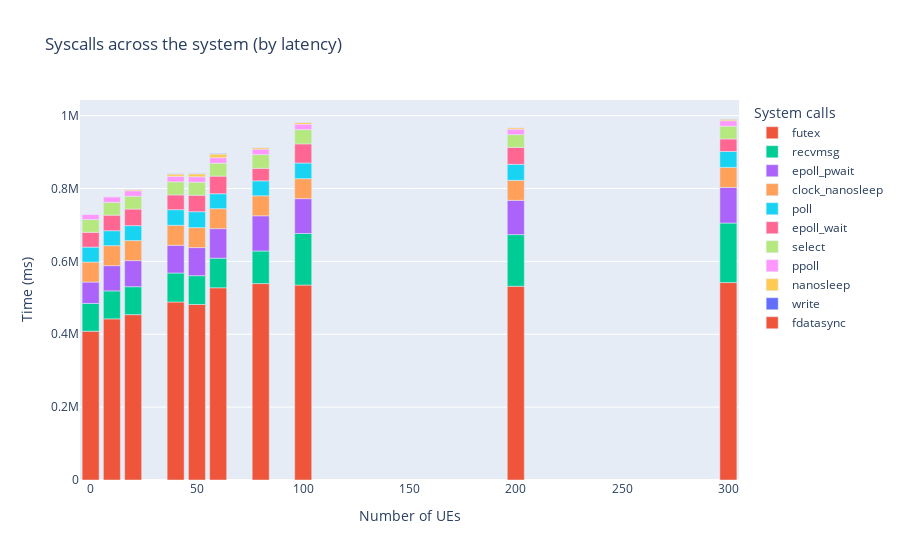
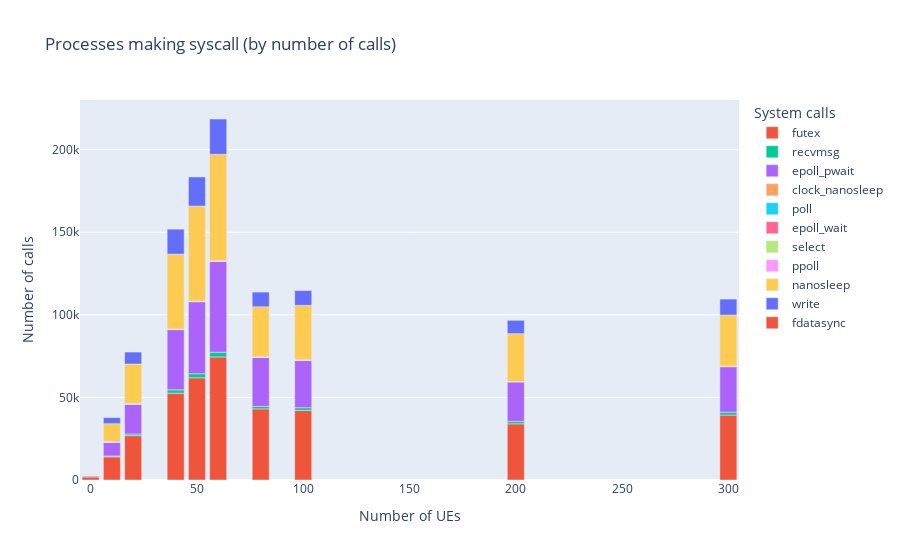

The notebook cell saved with these charts, in order:
### Code cell
syscount_df = spark.read.option("basePath", basePath).json(
f"{basePath}/ues=*/tool=syscount")
syscount_fig = px.bar(syscount_df.toPandas(),
                x="ues", y="time (ms)", color="syscall",
                labels={
                     "ues": "Number of UEs",
                     "time (ms)": "Time (ms)",
                     "syscall": "System calls",
                     "count": "Number of calls",
                     "comm": "Process name"
                 },
                title='Syscalls across the system (by latency)')
# syscount_fig.update_traces(textinfo='value')
# syscount_fig.update_traces(textinfo='time (us)')
syscount_fig.show()
syscount_fig.write_image("images/syscount_fig_m2.medium.jpeg")
sysprocess_count_fig = px.bar(syscount_df.toPandas(),
                x="ues", y="count", color="syscall",
                hover_data=["count", "time (ms)"],
                labels={
                     "ues": "Number of UEs",
                     "time (ms)": "Time (ms)",
                     "syscall": "System calls",
                     "count": "Number of calls",
                     "comm": "Process name"
                },
                title=f'Processes making syscall (by number of calls)')
# sysprocess_count_fig.update_traces(textinfo='value')
sysprocess_count_fig.show()
sysprocess_count_fig.write_image(f"images/syscount_count_fig_m2.medium.jpeg")
with open(html_output_file, 'a') as f:
    f.write('<h2 id="syscall-count"> Syscall counts across the system, with latency information. </h2>')
    f.write('<p>futex: (short for “fast userspace mutex”) is a kernel system call that programmers can use to implement basic locking, \
            or as a building block for higher-level locking abstractions such as semaphores and POSIX mutexes or condition variables \
            A known cause of high futex system calls on VM is high contention on shared-memory resources that causes many threads \
            to wait on futexes <a href="https://access.redhat.com/solutions/534663">source</a>. </p>')
    f.write('<p>o_getevents: system calls are used to read asynchronous I/O events from the completion queue of an AIO context. \
            An AIO context is a data structure that holds information about pending and completed I/O operations \
            <a href="https://linux.die.net/man/2/io_getevents">source</a>. \
            \
            The io_getevents() system call is Linux-specific and hence affects portability of programs.</p>')
    f.write('<p>poll_wait: is a system call that waits for events on an epoll instance, which is a mechanism \
            for monitoring multiple file descriptors for I/O readiness.</p>')
    f.write(syscount_fig.to_html(full_html=False, include_plotlyjs='cdn'))
    f.write(sysprocess_count_fig.to_html(full_html=False, include_plotlyjs='cdn'))

### Figure 1 — Plotly figure (JSON) as saved in the notebook; plotly's stock layout.template omitted (floating-point values rounded to 4 significant figures)
{"data": [{"alignmentgroup": "True", "hovertemplate": "System calls=futex<br>Number of UEs=%{x}<br>Time (ms)=%{y}<extra></extra>", "legendgroup": "futex", "marker": {"color": "#EF553B", "pattern": {"shape": ""}}, "name": "futex", "offsetgroup": "futex", "orientation": "v", "showlegend": true, "textposition": "auto", "type": "bar", "x": [40, 60, 100, 50, 200, 300, 80, 20, 10, 0], "xaxis": "x", "y": [488500.0, 527600.0, 535000.0, 481800.0, 531600.0, 541800.0, 539000.0, 453800.0, 442200.0, 408400.0], "yaxis": "y"}, {"alignmentgroup": "True", "hovertemplate": "System calls=recvmsg<br>Number of UEs=%{x}<br>Time (ms)=%{y}<extra></extra>", "legendgroup": "recvmsg", "marker": {"color": "#00cc96", "pattern": {"shape": ""}}, "name": "recvmsg", "offsetgroup": "recvmsg", "orientation": "v", "showlegend": true, "textposition": "auto", "type": "bar", "x": [40, 60, 100, 50, 200, 300, 80, 20, 10, 0], "xaxis": "x", "y": [79660.0, 81190.0, 141400.0, 78940.0, 141900.0, 163400.0, 89440.0, 76680.0, 76770.0, 76160.0], "yaxis": "y"}, {"alignmentgroup": "True", "hovertemplate": "System calls=epoll_pwait<br>Number of UEs=%{x}<br>Time (ms)=%{y}<extra></extra>", "legendgroup": "epoll_pwait", "marker": {"color": "#ab63fa", "pattern": {"shape": ""}}, "name": "epoll_pwait", "offsetgroup": "epoll_pwait", "orientation": "v", "showlegend": true, "textposition": "auto", "type": "bar", "x": [40, 60, 100, 50, 200, 300, 80, 20, 10, 0], "xaxis": "x", "y": [76030.0, 81050.0, 95700.0, 77140.0, 94050.0, 97830.0, 96650.0, 71660.0, 69240.0, 58640.0], "yaxis": "y"}, {"alignmentgroup": "True", "hovertemplate": "System calls=clock_nanosleep<br>Number of UEs=%{x}<br>Time (ms)=%{y}<extra></extra>", "legendgroup": "clock_nanosleep", "marker": {"color": "#FFA15A", "pattern": {"shape": ""}}, "name": "clock_nanosleep", "offsetgroup": "clock_nanosleep", "orientation": "v", "showlegend": true, "textposition": "auto", "type": "bar", "x": [40, 60, 100, 50, 200, 300, 80, 20, 10, 0], "xaxis": "x", "y": [54820.0, 54830.0, 54920.0, 54820.0, 54920.0, 54920.0, 54920.0, 54930.0, 54930.0, 54930.0], "yaxis": "y"}, {"alignmentgroup": "True", "hovertemplate": "System calls=poll<br>Number of UEs=%{x}<br>Time (ms)=%{y}<extra></extra>", "legendgroup": "poll", "marker": {"color": "#19d3f3", "pattern": {"shape": ""}}, "name": "poll", "offsetgroup": "poll", "orientation": "v", "showlegend": true, "textposition": "auto", "type": "bar", "x": [40, 60, 100, 50, 200, 300, 80, 20, 10, 0], "xaxis": "x", "y": [42840.0, 41010.0, 42950.0, 43700.0, 43900.0, 43690.0, 41010.0, 41000.0, 41010.0, 41000.0], "yaxis": "y"}, {"alignmentgroup": "True", "hovertemplate": "System calls=epoll_wait<br>Number of UEs=%{x}<br>Time (ms)=%{y}<extra></extra>", "legendgroup": "epoll_wait", "marker": {"color": "#FF6692", "pattern": {"shape": ""}}, "name": "epoll_wait", "offsetgroup": "epoll_wait", "orientation": "v", "showlegend": true, "textposition": "auto", "type": "bar", "x": [40, 60, 100, 50, 200, 300, 80, 20, 10, 0], "xaxis": "x", "y": [40620.0, 48350.0, 52440.0, 45200.0, 46560.0, 34380.0, 34390.0, 45550.0, 42670.0, 40590.0], "yaxis": "y"}, {"alignmentgroup": "True", "hovertemplate": "System calls=select<br>Number of UEs=%{x}<br>Time (ms)=%{y}<extra></extra>", "legendgroup": "select", "marker": {"color": "#B6E880", "pattern": {"shape": ""}}, "name": "select", "offsetgroup": "select", "orientation": "v", "showlegend": true, "textposition": "auto", "type": "bar", "x": [40, 60, 100, 50, 200, 300, 80, 20, 10, 0], "xaxis": "x", "y": [35940.0, 35660.0, 39160.0, 35710.0, 35010.0, 35030.0, 37580.0, 35270.0, 35210.0, 35040.0], "yaxis": "y"}, {"alignmentgroup": "True", "hovertemplate": "System calls=ppoll<br>Number of UEs=%{x}<br>Time (ms)=%{y}<extra></extra>", "legendgroup": "ppoll", "marker": {"color": "#FF97FF", "pattern": {"shape": ""}}, "name": "ppoll", "offsetgroup": "ppoll", "orientation": "v", "showlegend": true, "textposition": "auto", "type": "bar", "x": [40, 60, 100, 50, 200, 300, 80, 20, 10, 0], "xaxis": "x", "y": [15000.0, 15000.0, 15000.0, 15000.0, 15000.0, 15000.0, 15000.0, 15000.0, 15000.0, 15000.0], "yaxis": "y"}, {"alignmentgroup": "True", "hovertemplate": "System calls=nanosleep<br>Number of UEs=%{x}<br>Time (ms)=%{y}<extra></extra>", "legendgroup": "nanosleep", "marker": {"color": "#FECB52", "pattern": {"shape": ""}}, "name": "nanosleep", "offsetgroup": "nanosleep", "orientation": "v", "showlegend": true, "textposition": "auto", "type": "bar", "x": [40, 60, 100, 50, 200, 300, 80, 20, 10, 0], "xaxis": "x", "y": [6194.0, 9845.0, 4849.0, 7866.0, 4092.0, 4234.0, 4282.0, 3484.0, 1399.0, 88.36], "yaxis": "y"}, {"alignmentgroup": "True", "hovertemplate": "System calls=write<br>Number of UEs=%{x}<br>Time (ms)=%{y}<extra></extra>", "legendgroup": "write", "marker": {"color": "#636efa", "pattern": {"shape": ""}}, "name": "write", "offsetgroup": "write", "orientation": "v", "showlegend": true, "textposition": "auto", "type": "bar", "x": [40, 60, 100, 50, 200, 300, 80, 20, 10], "xaxis": "x", "y": [744.3, 1152.0, 487.8, 996.7, 403.1, 448.4, 492.7, 402.9, 155.2], "yaxis": "y"}, {"alignmentgroup": "True", "hovertemplate": "System calls=fdatasync<br>Number of UEs=%{x}<br>Time (ms)=%{y}<extra></extra>", "legendgroup": "fdatasync", "marker": {"color": "#EF553B", "pattern": {"shape": ""}}, "name": "fdatasync", "offsetgroup": "fdatasync", "orientation": "v", "showlegend": true, "textposition": "auto", "type": "bar", "x": [0], "xaxis": "x", "y": [7.613], "yaxis": "y"}], "layout": {"barmode": "relative", "legend": {"title": {"text": "System calls"}, "tracegroupgap": 0}, "title": {"text": "Syscalls across the system (by latency)"}, "xaxis": {"anchor": "y", "domain": [0, 1], "title": {"text": "Number of UEs"}}, "yaxis": {"anchor": "x", "domain": [0, 1], "title": {"text": "Time (ms)"}}}}

### Figure 2 — Plotly figure (JSON) as saved in the notebook; plotly's stock layout.template omitted (floating-point values rounded to 4 significant figures)
{"data": [{"alignmentgroup": "True", "customdata": [[488500.0], [527600.0], [535000.0], [481800.0], [531600.0], [541800.0], [539000.0], [453800.0], [442200.0], [408400.0]], "hovertemplate": "System calls=futex<br>Number of UEs=%{x}<br>Number of calls=%{y}<br>Time (ms)=%{customdata[0]}<extra></extra>", "legendgroup": "futex", "marker": {"color": "#EF553B", "pattern": {"shape": ""}}, "name": "futex", "offsetgroup": "futex", "orientation": "v", "showlegend": true, "textposition": "auto", "type": "bar", "x": [40, 60, 100, 50, 200, 300, 80, 20, 10, 0], "xaxis": "x", "y": [52548, 74501, 42108, 61884, 34017, 39320, 43065, 26854, 14021, 1949], "yaxis": "y"}, {"alignmentgroup": "True", "customdata": [[79660.0], [81190.0], [141400.0], [78940.0], [141900.0], [163400.0], [89440.0], [76680.0], [76770.0], [76160.0]], "hovertemplate": "System calls=recvmsg<br>Number of UEs=%{x}<br>Number of calls=%{y}<br>Time (ms)=%{customdata[0]}<extra></extra>", "legendgroup": "recvmsg", "marker": {"color": "#00cc96", "pattern": {"shape": ""}}, "name": "recvmsg", "offsetgroup": "recvmsg", "orientation": "v", "showlegend": true, "textposition": "auto", "type": "bar", "x": [40, 60, 100, 50, 200, 300, 80, 20, 10, 0], "xaxis": "x", "y": [2031, 2875, 1669, 2460, 1488, 1752, 1487, 997, 533, 42], "yaxis": "y"}, {"alignmentgroup": "True", "customdata": [[76030.0], [81050.0], [95700.0], [77140.0], [94050.0], [97830.0], [96650.0], [71660.0], [69240.0], [58640.0]], "hovertemplate": "System calls=epoll_pwait<br>Number of UEs=%{x}<br>Number of calls=%{y}<br>Time (ms)=%{customdata[0]}<extra></extra>", "legendgroup": "epoll_pwait", "marker": {"color": "#ab63fa", "pattern": {"shape": ""}}, "name": "epoll_pwait", "offsetgroup": "epoll_pwait", "orientation": "v", "showlegend": true, "textposition": "auto", "type": "bar", "x": [40, 60, 100, 50, 200, 300, 80, 20, 10, 0], "xaxis": "x", "y": [36464, 55065, 28671, 43580, 23841, 27533, 29711, 18099, 8322, 684], "yaxis": "y"}, {"alignmentgroup": "True", "customdata": [[54820.0], [54830.0], [54920.0], [54820.0], [54920.0], [54920.0], [54920.0], [54930.0], [54930.0], [54930.0]], "hovertemplate": "System calls=clock_nanosleep<br>Number of UEs=%{x}<br>Number of calls=%{y}<br>Time (ms)=%{customdata[0]}<extra></extra>", "legendgroup": "clock_nanosleep", "marker": {"color": "#FFA15A", "pattern": {"shape": ""}}, "name": "clock_nanosleep", "offsetgroup": "clock_nanosleep", "orientation": "v", "showlegend": true, "textposition": "auto", "type": "bar", "x": [40, 60, 100, 50, 200, 300, 80, 20, 10, 0], "xaxis": "x", "y": [221, 221, 222, 221, 222, 222, 222, 222, 222, 222], "yaxis": "y"}, {"alignmentgroup": "True", "customdata": [[42840.0], [41010.0], [42950.0], [43700.0], [43900.0], [43690.0], [41010.0], [41000.0], [41010.0], [41000.0]], "hovertemplate": "System calls=poll<br>Number of UEs=%{x}<br>Number of calls=%{y}<br>Time (ms)=%{customdata[0]}<extra></extra>", "legendgroup": "poll", "marker": {"color": "#19d3f3", "pattern": {"shape": ""}}, "name": "poll", "offsetgroup": "poll", "orientation": "v", "showlegend": true, "textposition": "auto", "type": "bar", "x": [40, 60, 100, 50, 200, 300, 80, 20, 10, 0], "xaxis": "x", "y": [24, 25, 24, 24, 24, 24, 24, 24, 24, 24], "yaxis": "y"}, {"alignmentgroup": "True", "customdata": [[40620.0], [48350.0], [52440.0], [45200.0], [46560.0], [34380.0], [34390.0], [45550.0], [42670.0], [40590.0]], "hovertemplate": "System calls=epoll_wait<br>Number of UEs=%{x}<br>Number of calls=%{y}<br>Time (ms)=%{customdata[0]}<extra></extra>", "legendgroup": "epoll_wait", "marker": {"color": "#FF6692", "pattern": {"shape": ""}}, "name": "epoll_wait", "offsetgroup": "epoll_wait", "orientation": "v", "showlegend": true, "textposition": "auto", "type": "bar", "x": [40, 60, 100, 50, 200, 300, 80, 20, 10, 0], "xaxis": "x", "y": [56, 39, 43, 46, 45, 38, 38, 35, 36, 48], "yaxis": "y"}, {"alignmentgroup": "True", "customdata": [[35940.0], [35660.0], [39160.0], [35710.0], [35010.0], [35030.0], [37580.0], [35270.0], [35210.0], [35040.0]], "hovertemplate": "System calls=select<br>Number of UEs=%{x}<br>Number of calls=%{y}<br>Time (ms)=%{customdata[0]}<extra></extra>", "legendgroup": "select", "marker": {"color": "#B6E880", "pattern": {"shape": ""}}, "name": "select", "offsetgroup": "select", "orientation": "v", "showlegend": true, "textposition": "auto", "type": "bar", "x": [40, 60, 100, 50, 200, 300, 80, 20, 10, 0], "xaxis": "x", "y": [102, 48, 17, 75, 4, 4, 55, 23, 33, 4], "yaxis": "y"}, {"alignmentgroup": "True", "customdata": [[15000.0], [15000.0], [15000.0], [15000.0], [15000.0], [15000.0], [15000.0], [15000.0], [15000.0], [15000.0]], "hovertemplate": "System calls=ppoll<br>Number of UEs=%{x}<br>Number of calls=%{y}<br>Time (ms)=%{customdata[0]}<extra></extra>", "legendgroup": "ppoll", "marker": {"color": "#FF97FF", "pattern": {"shape": ""}}, "name": "ppoll", "offsetgroup": "ppoll", "orientation": "v", "showlegend": true, "textposition": "auto", "type": "bar", "x": [40, 60, 100, 50, 200, 300, 80, 20, 10, 0], "xaxis": "x", "y": [3, 3, 3, 3, 3, 3, 3, 3, 3, 3], "yaxis": "y"}, {"alignmentgroup": "True", "customdata": [[6194.0], [9845.0], [4849.0], [7866.0], [4092.0], [4234.0], [4282.0], [3484.0], [1399.0], [88.36]], "hovertemplate": "System calls=nanosleep<br>Number of UEs=%{x}<br>Number of calls=%{y}<br>Time (ms)=%{customdata[0]}<extra></extra>", "legendgroup": "nanosleep", "marker": {"color": "#FECB52", "pattern": {"shape": ""}}, "name": "nanosleep", "offsetgroup": "nanosleep", "orientation": "v", "showlegend": true, "textposition": "auto", "type": "bar", "x": [40, 60, 100, 50, 200, 300, 80, 20, 10, 0], "xaxis": "x", "y": [45308, 64432, 32977, 57527, 28949, 30978, 30255, 23976, 10893, 584], "yaxis": "y"}, {"alignmentgroup": "True", "customdata": [[744.3], [1152.0], [487.8], [996.7], [403.1], [448.4], [492.7], [402.9], [155.2]], "hovertemplate": "System calls=write<br>Number of UEs=%{x}<br>Number of calls=%{y}<br>Time (ms)=%{customdata[0]}<extra></extra>", "legendgroup": "write", "marker": {"color": "#636efa", "pattern": {"shape": ""}}, "name": "write", "offsetgroup": "write", "orientation": "v", "showlegend": true, "textposition": "auto", "type": "bar", "x": [40, 60, 100, 50, 200, 300, 80, 20, 10], "xaxis": "x", "y": [15106, 21366, 8974, 17674, 8096, 9672, 8921, 7217, 3713], "yaxis": "y"}, {"alignmentgroup": "True", "customdata": [[7.613]], "hovertemplate": "System calls=fdatasync<br>Number of UEs=%{x}<br>Number of calls=%{y}<br>Time (ms)=%{customdata[0]}<extra></extra>", "legendgroup": "fdatasync", "marker": {"color": "#EF553B", "pattern": {"shape": ""}}, "name": "fdatasync", "offsetgroup": "fdatasync", "orientation": "v", "showlegend": true, "textposition": "auto", "type": "bar", "x": [0], "xaxis": "x", "y": [6], "yaxis": "y"}], "layout": {"barmode": "relative", "legend": {"title": {"text": "System calls"}, "tracegroupgap": 0}, "title": {"text": "Processes making syscall (by number of calls)"}, "xaxis": {"anchor": "y", "domain": [0, 1], "title": {"text": "Number of UEs"}}, "yaxis": {"anchor": "x", "domain": [0, 1], "title": {"text": "Number of calls"}}}}
